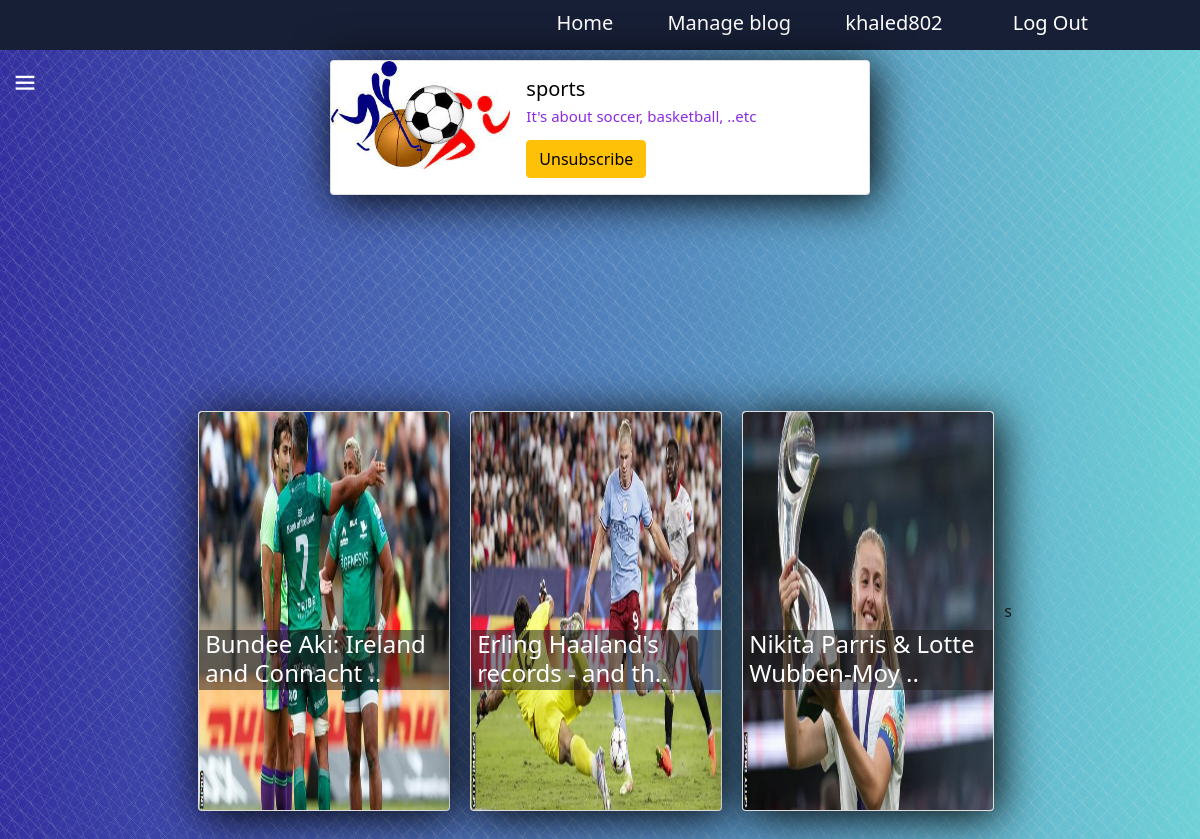
Screenshot of /categories/show/2 (signed in) with the database file from the repository.
### categories/models.py (models this page shows, shortened)
class Category(models.Model):
    title = models.CharField(max_length=100)
    details = models.TextField()
    picture = models.ImageField(upload_to='images/')
    created_time = models.DateTimeField(auto_now_add=True)
    @classmethod
    def get_category(cls, id):
        return get_object_or_404(cls, id=id)
    def get_category_url(self):
        return reverse('category.show', args=[self.id])
    def get_subscribe_url(self):
        return reverse('category.subscribe', args=[self.id])
    def get_subscribers(self):
        return set([sub.user for sub in Subscribe.objects.filter(category=self)])
    def __str__(self) -> str:
        return self.title

### post/models.py (models this page shows, shortened)
class Post(models.Model):
    title = models.CharField(max_length=100)
    details = models.TextField()
    picture = models.ImageField(upload_to='images/')
    created_time = models.DateTimeField(auto_now_add=True)
    category=models.ForeignKey(Category , null = True , blank=True , on_delete=models.CASCADE , related_name='post_category')
    def get_post_url(self):
        return reverse('post.show', args=[self.id])
    @classmethod
    def related_posts(cls , _category):
        return cls.objects.filter(category= _category)

### categories/views.py (the view)
# urls.py: path('show/<int:id>', show_category, name='category.show'),
def show_category(request, id):
    category= Category.get_category(id)
    related_posts = Post.related_posts(category)
    is_subscribe = Subscribe.get_subscribe(category, request.user)
    return render(request, 'categories/show_category.html', context={'category': category , "related_posts":related_posts, 'subscribe': is_subscribe})

### categories/context_processors.py (called while the page is built)
def categories_processor(request):
    categories = Category.objects.all()
    print('hi')
    print(categories)
    return {'categories': categories}

### categories/models.py (called while the page is built)
    @classmethod
    def get_subscribe(cls , category , user):
        try:
            return cls.objects.get(category=category , user=user)
        except:
            return None

### categories/templates/categories/show_category.html (shortened to what this page needs)
{% extends 'base/base.html'%}
{% load static %}
{% block content %}
<div class="card mb-3" style="max-width: 540px; margin:10px auto; height: auto;">
  <div class="row g-0">
    <div class="col-md-4">
      <img src="{{ category.picture.url }}" class="img-fluid rounded-start" alt="{{ category }}">
    </div>
    <div class="col-md-8">
      <div class="card-body">
        <h5 class="card-title" style="color: black;">{{ category.title }}</h5>
        <p class="card-text" style="color: blueviolet;">{{ category.details }}</p>
        {% if subscribe %}
          <a type="button" class="btn btn-warning" href="{{ category.get_subscribe_url }}" >Unsubscribe</a>
        {% else %}
          <a type="button" class="btn btn-success" href="{{ category.get_subscribe_url }}" >Subscribe</a>
        {% endif %}
      </div>
    </div>
  </div>
</div>
{% if subscribe %}
<div class="cacontainer">
  {% for post in related_posts %}
    <div class="card">
      <a href="{{post.get_post_url}}">
        <img src="{{ post.picture.url }}" alt="" >
        <div class="intro">
            <h4>{{ post.title|slice:":33" }}..</h4>
        </div>
      </a>
  </div>
  {% endfor %}
s
{% endif %}
{% endblock %}

### base/templates/base/base.html (shortened to what this page needs)
{% load static %}
<!DOCTYPE html>
<html lang="en">
<head>
    <link href="https://cdn.jsdelivr.net/npm/bootstrap@5.1.3/dist/css/bootstrap.min.css" rel="stylesheet">
    <link rel="stylesheet" href="{% static 'base/css/style.css'%}">
    <link href='https://unpkg.com/boxicons@2.1.4/css/boxicons.min.css' rel='stylesheet'>
</head>
<body>
<div class="navbar">
  <nav>
      <ul>
          <li><a href="{% url 'post.show_all'%}">Home</a></li>
          {% if user.is_superuser%}
            <li><a href="{% url 'show_dashboard' %}">Manage blog</a></li>
          {% endif %}
          {% if user.is_authenticated %}
            <li><a class="navbar-brand" href="{% url 'account.profile'%}" class="user">{{ user.username }}</a></li>
            <li><a class="navbar-brand" href="{% url 'account.logout' %}">Log Out</a></li>
          {% else %}
            <li><a href="{% url 'login'%}">Log In</a></li>
            <li><a href="{% url 'account.register'%}">Register</a></li>
          {% endif%}
      </ul>
  </nav>
</div>
      {% block content %}
      {% endblock content %}
<aside>
  <div class="logo">
      <span class="menu-icon">
          <i class="bx bx-menu"></i>
      </span>
  </div>
</aside>
</body>
</html>

### base/static/base/css/style.css (style rules this page uses)
body { background-image: repeating-linear-gradient(135deg, hsla(264,0%,88%,0.03) 0px, hsla(264,0%,88%,0.03) 1px,transparent 1px, transparent 12px),repeating-linear-gradient(45deg, hsla(264,0%,88%,0.03) 0px, hsla(264,0%,88%,0.03) 1px,transparent 1px, transparent 12px), repeating-linear-gradient(67.5deg, hsla(264,0%,88%,0.03) 0px, hsla(264,0%,88%,0.03) 1px,transparent 1px, transparent 12px),repeating-linear-gradient(135deg, hsla(264,0%,88%,0.03) 0px, hsla(264,0%,88%,0.03) 1px,transparent 1px, transparent 12px), repeating-linear-gradient(45deg, hsla(264,0%,88%,0.03) 0px, hsla(264,0%,88%,0.03) 1px,transparent 1px, transparent 12px), repeating-linear-gradient(112.5deg, hsla(264,0%,88%,0.03) 0px, hsla(264,0%,88%,0.03) 1px,transparent 1px, transparent 12px), repeating-linear-gradient(112.5deg, hsla(264,0%,88%,0.03) 0px, hsla(264,0%,88%,0.03) 1px,transparent 1px, transparent 12px), repeating-linear-gradient(45deg, hsla(264,0%,88%,0.03) 0px, hsla(264,0%,88%,0.03) 1px, transparent 1px, transparent 12px),repeating-linear-gradient(22.5deg, hsla(264,0%,88%,0.03) 0px, hsla(264,0%,88%,0.03) 1px,transparent 1px, transparent 12px),repeating-linear-gradient(45deg, hsla(264,0%,88%,0.03) 0px, hsla(264,0%,88%,0.03) 1px,transparent 1px, transparent 12px),repeating-linear-gradient(22.5deg, hsla(264,0%,88%,0.03) 0px, hsla(264,0%,88%,0.03) 1px,transparent 1px, transparent 12px),repeating-linear-gradient(135deg, hsla(264,0%,88%,0.03) 0px, hsla(264,0%,88%,0.03) 1px,transparent 1px, transparent 12px),repeating-linear-gradient(157.5deg, hsla(264,0%,88%,0.03) 0px, hsla(264,0%,88%,0.03) 1px,transparent 1px, transparent 12px),repeating-linear-gradient(67.5deg, hsla(264,0%,88%,0.03) 0px, hsla(264,0%,88%,0.03) 1px,transparent 1px, transparent 12px),repeating-linear-gradient(67.5deg, hsla(264,0%,88%,0.03) 0px, hsla(264,0%,88%,0.03) 1px,transparent 1px, transparent 12px),linear-gradient(90deg, rgb(51,47,160),rgb(109,209,215)); }
* { padding: 0; margin: 0; box-sizing: border-box; font-family: "Segoe UI"; }
aside { position: fixed; top: 0; left: 0; left: -50px; width: 50px; height: 1000px; padding: 10px; background: #171f36; color: white; transition: 0.5s; }
a { text-decoration: none; color: inherit; display: flex; align-items: center; }
.logo { height: 50px; margin: 0 0 50px 0; position: relative; }
.menu-icon { position: absolute; right: -50px; top: 0; width: 30px; height: 30px; border-radius: 30px; font-size: 20px; padding: 1px 1px 35px 1px; text-align: center; cursor: pointer; margin-top: 50px; }
.logo i { font-size: 28px; margin-right: 5px; }
.logo .menu-icon { font-size: 30px; font-weight: 500; margin-left: 15px; }
li a { position: relative; height: 30px; }
.navbar { height: 12%; display: flex; align-items: center; background: #171f36; height: 50px; }
nav { flex: 1; text-align: right; padding-right: 8%; }
nav ul li { list-style: none; display: inline-block; margin-left: 50px; }
nav ul li a { text-decoration: none; color: #fff; font-size: 20px; }
p { color: #fff; font-size: 15px; line-height: 15px; }
h5 { color: #fff; }
.cacontainer { display: flex; justify-content: center; height: 100vh; align-items: center; }
.card { background-size: contain; height: 400px; margin: 50px 10px; box-shadow: 5px 5px 45px black; overflow: hidden; }
img { height: 400px; width: 250px; border-radius: 3px; transition: .5s; }
.intro { height: 60px; width: 250px; padding-left: 6px; box-sizing: border-box; position: absolute; bottom: 120px; background: rgb(27, 27, 27 , .5); color: #fff; transition: .5s; }

### rows the page displays
Category: picture (picture), title "sports", details "It's about soccer, basketball, ..etc"
Post: picture (picture), title "Bundee Aki: Ireland and Connacht"
Post: picture (picture), title "Erling Haaland's records - and th"
Post: picture (picture), title "Nikita Parris & Lotte Wubben-Moy"

### other values shown
{{ user.username }} "khaled802"
